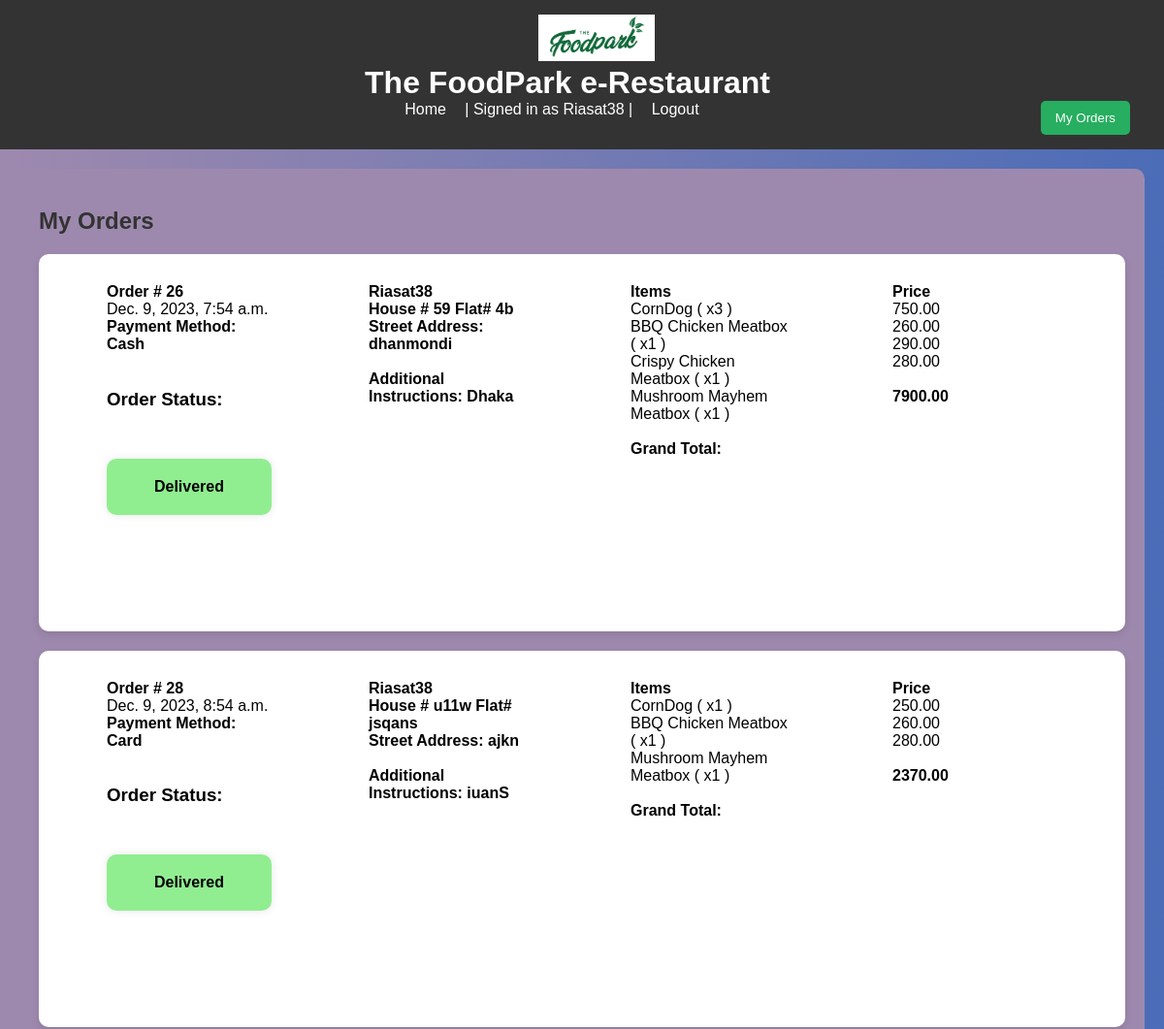
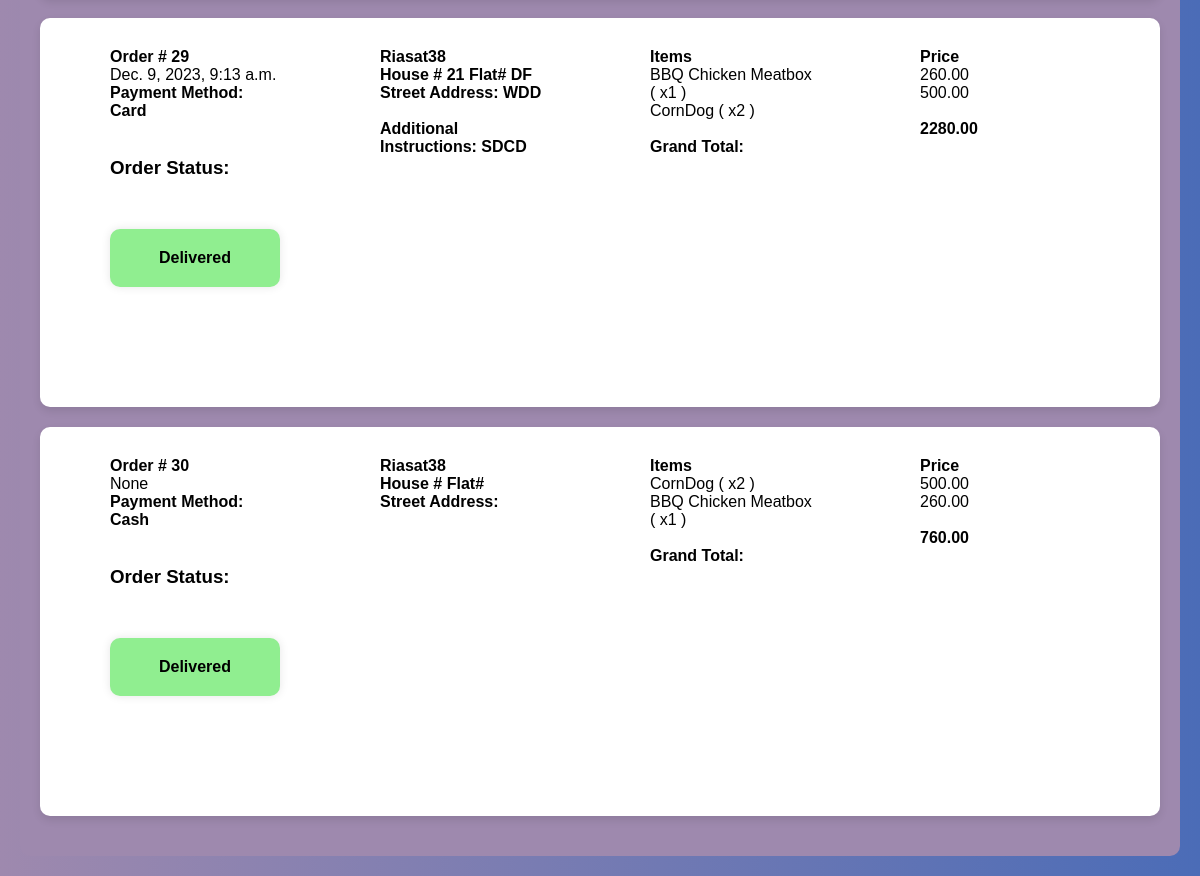
Page /my_orders (signed in) on the committed database (2 pictures, top to bottom).
### restaurant/models.py (models this page shows, shortened)
class Configuration(models.Model):
    title = models.CharField(max_length=30,default=None)
    logo = models.ImageField(upload_to='media/',default = None)

class CustomUser(AbstractUser):
    phone_number = models.CharField(max_length=13,null = True)
    is_admin = models.BooleanField(default=False)

class Order(models.Model):
    made_by = models.ForeignKey(CustomUser,on_delete=models.CASCADE,related_name="orders")
    status = models.CharField(default = "placing",max_length=30)
    created_at = models.DateTimeField(null=True)
    menu_items = models.ManyToManyField(Menu,through='OrderItem',null = True)
    grand_total = models.DecimalField(decimal_places=2,max_digits=10,default=0)
    payment_method = models.CharField(max_length=30,default='cash')

class ShippingDetails(models.Model):
    order = models.ForeignKey(Order,on_delete=models.CASCADE,related_name="shipping_address")
    houseNo = models.CharField(max_length=10)
    flatNo = models.CharField(max_length=10)
    street =  models.CharField(max_length=30)
    additional = models.CharField(max_length=30,default=None,null=True)

class OrderItem(models.Model):
    order = models.ForeignKey(Order, on_delete=models.CASCADE,related_name="order_items")
    menu_item = models.ForeignKey(Menu, on_delete=models.CASCADE)
    quantity = models.PositiveIntegerField(default=0)
    subtotal = models.DecimalField(decimal_places=2, max_digits=8,default=0)
    def __str__(self):
        return f"{self.menu_item} ( x{self.quantity} )"

class Menu(models.Model):
    item_name = models.CharField(max_length=30)
    price = models.DecimalField(decimal_places=2,max_digits=6)
    description = models.TextField()
    image = models.ImageField(upload_to='media/')
    def __str__(self):
        return f"{self.item_name}"

### restaurant/views.py (the view)
# urls.py: path('my_orders',views.user_orders,name='user_orders'),
def user_orders(request):
    return render(request,"restaurant/user_orders.html" , {
                      "orders":Order.objects.filter(made_by=request.user)}
                  )

### restaurant/context_processors.py (called while the page is built)
def global_context(request):
    return {'restaurant': Configuration.objects.first()}

### restaurant/templates/restaurant/user_orders.html (shortened to what this page needs)
{% extends 'restaurant/layout.html' %}
{% block content %}
<div class="order-container">
    <h2>My Orders</h2>
    {% for order in orders %}
        <div class="order-card">
            <div class = 'order-section'>
                <b>Order # {{order.id}}</b>
                <br style = "margin: 10px;">
                {{order.created_at}}
                <br style = "margin: 10px;">
                <b>Payment Method: {{order.payment_method.capitalize}}</b>
                <br style = "margin: 20px;">
                <br style = "margin: 10px;">
                <h3>Order Status: </h3>
                {% if order.status == 'placed' %}
                <div class="order-status" style="background-color: cyan;">
                     Placed
                </div>
                {% elif order.status == 'Preparing' %}
                <div class="order-status" style="background-color: burlywood;">
                    Preparing
                </div>
                {% elif order.status == 'Dispatched' %}
                <div class="order-status" style="background-color: lightcoral;">
                   Dispatched
                </div>
            {% else %}
            <div class="order-status" style="background-color: lightgreen;">
                Delivered
            </div>
            {% endif %}
            </div>
            <div class = 'order-section'>
            <b>{{order.made_by}}</b>
                <br style = "margin: 10px;">
                <b>House # {{order.shipping_address.all.0.houseNo}} Flat# {{order.shipping_address.all.0.flatNo}} </b>
                <br style = "margin: 10px;">
                <b>Street Address: {{order.shipping_address.all.0.street}} </b>
                <br style = "margin: 10px;">
                {% if order.shipping_address.all.0.additional  %}
                    <br style = "margin: 10px;">
                    <b>Additional Instructions:  {{order.shipping_address.all.0.additional}}</b>
                {%endif%}
            </div>
            <div class = 'order-section'>
                <b>Items</b>
                <br style = "margin: 10px;">
                {% for each in order.order_items.all %}
                    {{each}}
                <br>
                {%endfor%}
                <br>
                <b>Grand Total:</b>
            </div>
            <div class = 'order-section'>
                <b>Price</b>
                <br style = "margin: 10px;">
                {% for each in order.order_items.all %}
                    {{each.subtotal}}
                <br>
                {%endfor%}
                <br>
                <b>{{order.grand_total}}</b>
            </div>
        </div>
    {% endfor %}
</div>
{% endblock %}

### restaurant/templates/restaurant/layout.html (shortened to what this page needs)
{% load static %}
<!DOCTYPE html>
<html>
<head>
    <link rel="stylesheet" href="{% static 'restaurant/styles.css' %}">
</head>
<body>
    <div id="header">
        <img src = "{{restaurant.logo.url}}" id = "main-logo">
        {%if restaurant.title %}
            <h1>{{restaurant.title}} e-Restaurant</h1>
        {%else%}
            <h1>Restaurant Ordering System</h1>
            {{restaurant.title}}
        {%endif%}
        <a href="{% url 'index' %}">Home</a> |
        {% if user.is_authenticated %}
        Signed in as {{ user.username }} | <a href="{% url 'logout' %}">Logout</a>
            {% if user.is_admin %}
                <button class="panel-button"  onclick="window.location.href='{% url 'admin_home' %}'">Admin Panel</button>
            {%else%}
                 <button class="panel-button"  onclick="window.location.href='{% url 'user_orders' %}'">My Orders</button>
            {% endif %}
        {% else %}
            <a href="{% url 'login' %}">Login</a> |
            <a href="{% url 'register' %}">Register</a>
        {% endif %}
    </div>
    <div id="main-content">
        {% block content %}{% endblock %}
    </div>
</body>
</html>

### restaurant/static/restaurant/styles.css (style rules this page uses)
body { font-family: 'Arial', sans-serif; margin: 0; padding: 0; display: flex; flex-direction: column; height: 100vh; background: linear-gradient(to right, rgb(158, 137, 174), #4b6cb7); }
#header { background-color: #333; color: white; padding: 15px; text-align: center; width: 100%; z-index: 1000; }
.panel-button { background-color: #27ae60; color: white; padding: 10px 15px; border: none; border-radius: 5px; cursor: pointer; float: right; position: relative; right:50px; }
#header h1 { margin: 0; text-align: center; position: relative; right:30px; }
#header a { color: white; text-decoration: none; margin: 0 15px; text-align: center; }
#main-content { display: flex; flex: 1; padding: 20px; }
h2 { color: #333; }
.order-container { flex: 3; padding: 20px; background-color: rgb(158, 137, 174); overflow: hidden; border-radius: 10px; }
.order-card { background-color: #fff; border-radius: 10px; padding: 20px; margin-bottom: 20px; box-shadow: 0 4px 8px rgba(0, 0, 0, 0.1); display:flex; }
.order-section { margin: 50px; margin-top: 10px; word-wrap: break-word; width:350px }
.order-status { max-width: 800px; margin: 50px auto; padding: 20px; text-align: center; border-radius: 10px; box-shadow: 0 0 10px rgba(0, 0, 0, 0.1); font-weight: bold; }
#main-logo { width:120px; }

### rows in the picture
Configuration: logo (picture), title "The FoodPark"
CustomUser: username "Riasat38"
Order: id "26", created_at "Dec. 9, 2023, 7:54 a.m.", payment_method "Cash", status "Delivered", made_by "Riasat38", shipping_address.all.0.houseNo "59", shipping_address.all.0.flatNo "4b", shipping_address.all.0.street "dhanmondi", shipping_address.all.0.additional "Dhaka", grand_total "7900.00"
OrderItem: menu_item+quantity "CornDog ( x3 )", subtotal "750.00"
OrderItem: menu_item+quantity "BBQ Chicken Meatbox ( x1 )", subtotal "260.00"
OrderItem: menu_item+quantity "Crispy Chicken Meatbox ( x1 )", subtotal "290.00"
OrderItem: menu_item+quantity "Mushroom Mayhem Meatbox ( x1 )", subtotal "280.00"
Order: id "28", created_at "Dec. 9, 2023, 8:54 a.m.", payment_method "Card", status "Delivered", made_by "Riasat38", shipping_address.all.0.houseNo "u11w", shipping_address.all.0.flatNo "jsqans", shipping_address.all.0.street "ajkn", shipping_address.all.0.additional "iuanS", grand_total "2370.00"
OrderItem: menu_item+quantity "CornDog ( x1 )", subtotal "250.00"
OrderItem: menu_item+quantity "BBQ Chicken Meatbox ( x1 )", subtotal "260.00"
OrderItem: menu_item+quantity "Mushroom Mayhem Meatbox ( x1 )", subtotal "280.00"
Order: id "29", created_at "Dec. 9, 2023, 9:13 a.m.", payment_method "Card", status "Delivered", made_by "Riasat38", shipping_address.all.0.houseNo "21", shipping_address.all.0.flatNo "DF", shipping_address.all.0.street "WDD", shipping_address.all.0.additional "SDCD", grand_total "2280.00"
OrderItem: menu_item+quantity "BBQ Chicken Meatbox ( x1 )", subtotal "260.00"
OrderItem: menu_item+quantity "CornDog ( x2 )", subtotal "500.00"
Order: id "30", created_at "None", payment_method "Cash", status "Delivered", made_by "Riasat38", grand_total "760.00"
OrderItem: menu_item+quantity "CornDog ( x2 )", subtotal "500.00"
OrderItem: menu_item+quantity "BBQ Chicken Meatbox ( x1 )", subtotal "260.00"
